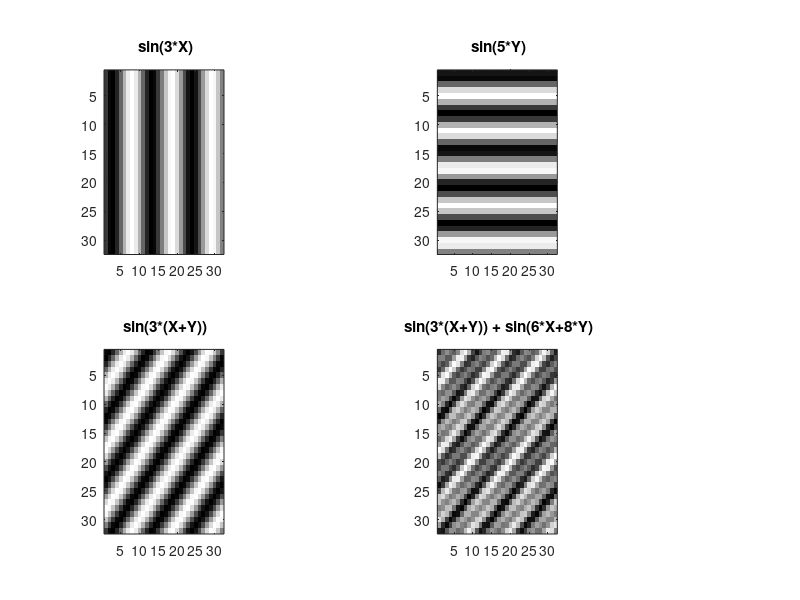

Write the MATLAB code that produced this figure. (Note: this script raises an error after producing the figure.)
function l3_21()
N = 32;
[X, Y]= meshgrid(2*pi*(1:N)/N, 2*pi*(1:N)/N);

o1 = sin(3*X);
o2 = sin(5*Y);
o3 = sin(3*(X+Y));
o4 = sin(3*(X+Y)) + sin(6*X + 8*Y);
FigHandle = figure;
set(FigHandle, 'Position', [50, 50, 2000, 1000]);

subplot(2,4,1)
imagesc(imcomplement(o1)),colormap gray, title(' sin(3*X)');
subplot(2,4,3)
imagesc(imcomplement(o2)),colormap gray,title(' sin(5*Y)');
subplot(2,4,5)
imagesc(imcomplement(o3)),colormap gray,title(' sin(3*(X+Y))');
subplot(2,4,7)
imagesc(imcomplement(o4)),colormap gray,title(' sin(3*(X+Y)) + sin(6*X+8*Y)');

f = mydft(N);
oo1 = f * o1 * f;
subplot(2,4,2)
imagesc(imcomplement(abs(oo1))),colormap gray, title(' sin(3*X)');



t = o2*mydft(N);
oo2 = mydft(N)*t;
subplot(2,4,4)
imagesc(imcomplement(abs(oo2))),colormap gray, title(' sin(5*Y)');

t = o3*mydft(N);
oo3 = mydft(N)*t;
subplot(2,4,6)
imagesc(imcomplement(abs(oo3))),colormap gray, title(' sin(3*(X+Y))');


t = o4*mydft(N);
oo4 = mydft(N)*t;
subplot(2,4,8)
imagesc(imcomplement(abs(oo4))),colormap gray, title(' sin(3*(X+Y)) + sin(6*X+8*Y)');

end